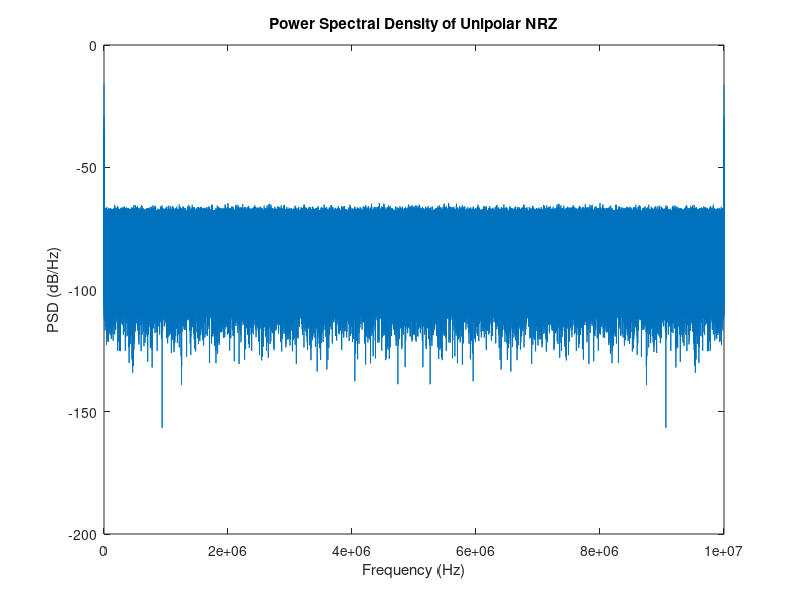

Source code (MATLAB):
% Parameters
bit_rate = 1e6;  % Bit rate in bits per second
duration = 1;    % Duration of the signal in seconds
voltage_level = 1;

% Generate Unipolar NRZ signal
t = 0:1/bit_rate:duration-1/bit_rate;
data = randi([0, 1], 1, length(t));
signal = voltage_level * data;

% Calculate PSD
fs = bit_rate * 10;  % Sampling frequency (oversampling)
psd = abs(fft(signal, fs)).^2 / (length(t) * fs);

% Plot PSD
frequencies = linspace(0, fs, length(psd));
plot(frequencies, 10*log10(psd));
xlabel('Frequency (Hz)');
ylabel('PSD (dB/Hz)');
title('Power Spectral Density of Unipolar NRZ');
